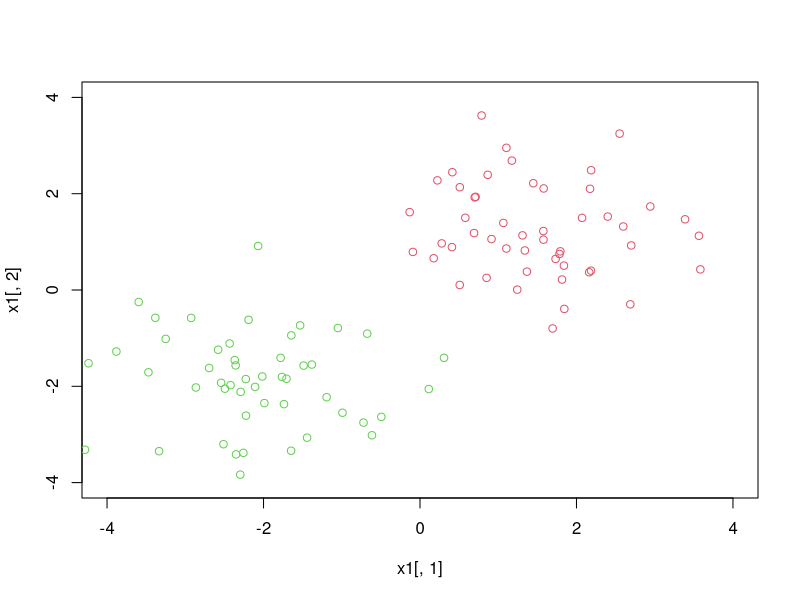
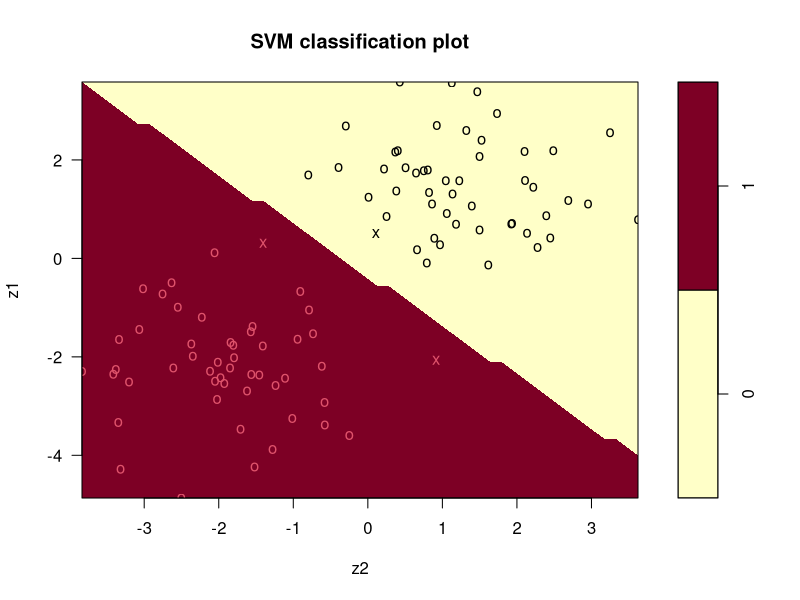
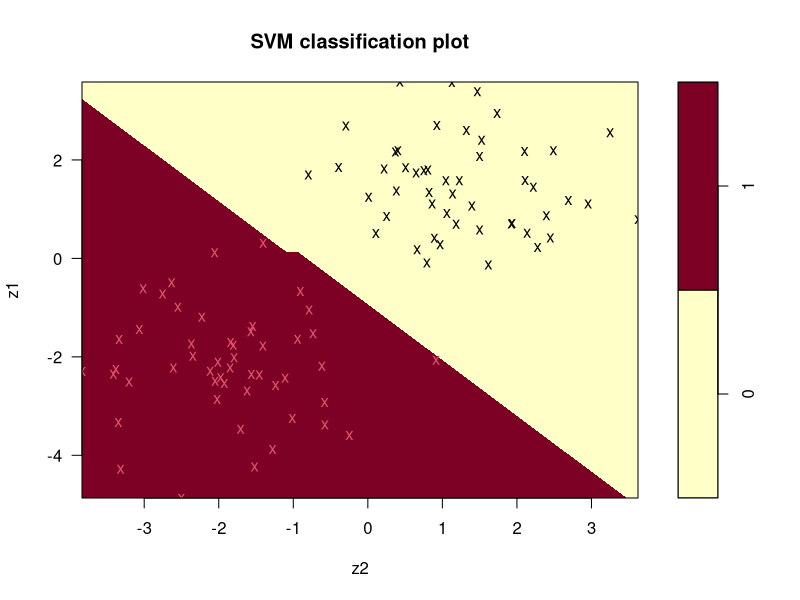

Write R code to recreate these figures, in order.
install.packages("MASS")
install.packages("e1071")
library(MASS)
library(e1071)
n1 <- n2 <- 50 # 데이터 50개
m1 <- c(1.5,1) # 다변수정규분포1 평균 
m2 <- c(-2,-2) # 다변수정규분포2 평균

v1 <- v2 <- diag(2) # 0,1 설정
x1 <- mvrnorm(n1, m1, v1) # 다변수정규분포1
x2 <- mvrnorm(n2, m2, v2) # 다변수정규분포2

# linearly separable한 데이터 생성
plot(x1[,1],x1[,2],col=2,xlim=c(-4,4),ylim=c(-4,4)) # x1 data plot
points(x2[,1],x2[,2],col=3) # x2 data plot

# dataframe check
dat <- data.frame(cbind(rep(c(0,1),each=n1),rbind(x1,x2))) # x1=0, x2=1
colnames(dat) <- c("y","z1","z2")

# svm with large C
model_largec <- svm(as.factor(y)~.,kernel="linear",cost=10e15, data=dat) # c가 무한(cost=10e15)으로 큰 경우 = hard margin
summary(model_largec)
predict(model_largec,dat[,-1])
plot(model_largec,dat)
model_largec$coefs # 3개의 support vector 존재 (이때의 w값)
# soft margin(에러 허용하는 svm)에서는 c값이 매우 커지면 hard margin(일반 SVM)과 같아진다. (soft svm with large C = svm), 에러를 허용 안함

# svm with Small C (추가실험)
model_smallc <- svm(as.factor(y)~.,kernel="linear",cost=10e-15, data=dat) # c가 없는경우(cost=10e-15)으로 큰 경우
summary(model_smallc)
predict(model_smallc,dat[,-1])
plot(model_smallc,dat)
model_smallc$coefs # 모든 점이 support vector가 됨 = w가 전부 0
# soft margin(에러 허용하는 svm) c값이 매우 작으면, 즉 error를 고려하지 않는 경우엔 모든 점이 support vector가 된다. (의미가 없다)
